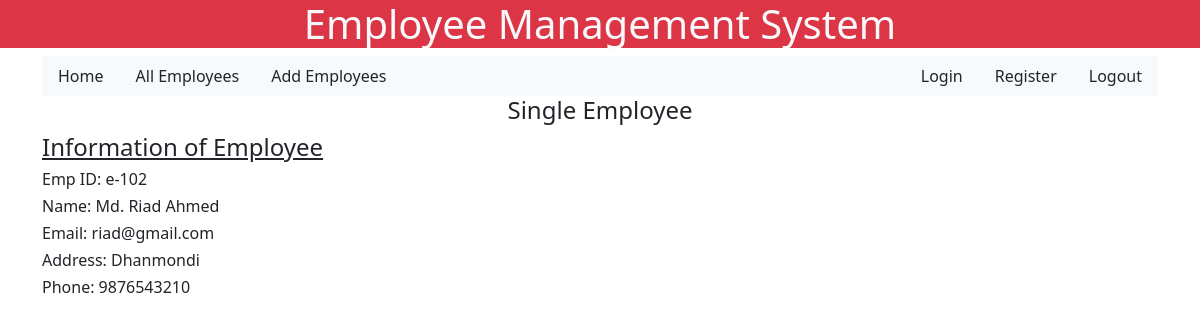
The app's page /singleemployee/2 with its own data.
### employee/models.py (models this page shows)
class Employee(models.Model):
    empID = models.CharField(max_length = 100)
    empName = models.CharField(max_length = 50)
    empEmail = models.CharField(max_length = 50)
    empAddress = models.CharField(max_length = 50)
    empPhone = models.CharField(max_length = 50)

### employee/views.py (the view)
# urls.py: path("singleemployee/<int:empid>", views.singleemployee, name="singleemployee"),
def singleemployee(request, empid):
    e = Employee.objects.get(pk = empid)
    return render(request, "employee/singleemployee.html", {"emp" : e})

### employee/templates/employee/singleemployee.html
{% extends "base.html" %}
{% block content %}
<h4 class="text-center">Single Employee</h4>
<div class="container-card">
    <h4 class="text-decoration-underline">Information of Employee </h4>
    <h6>Emp ID: {{ emp.empID}}</h6>
    <h6>Name: {{ emp.empName }}</h6>
    <h6>Email: {{ emp.empEmail }}</h6>
    <h6>Address: {{ emp.empAddress }}</h6>
    <h6>Phone: {{ emp.empPhone }}</h6>
</div>
{% endblock content %}

### records on screen
Employee: empID "e-102", empName "Md. Riad Ahmed", empEmail "riad@gmail.com", empAddress "Dhanmondi", empPhone "9876543210"
